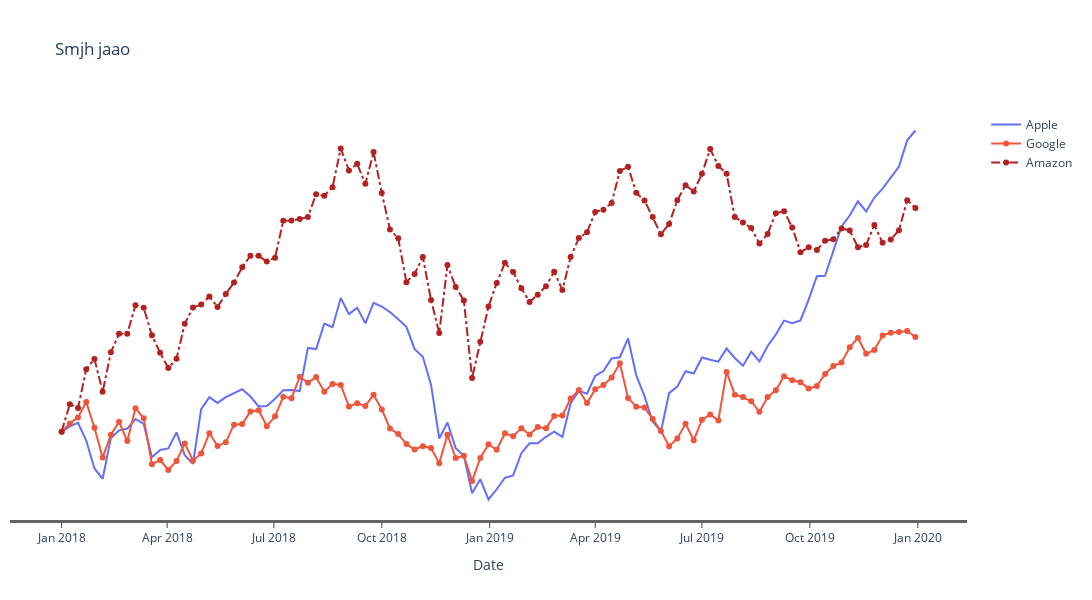

Notebook code for this chart:
### Code cell
fig = go.Figure()
fig.add_trace(go.Scatter(x = df_stocks.date, y = df_stocks.AAPL, mode = 'lines', name = "Apple"))
fig.add_trace(go.Scatter(x = df_stocks.date, y = df_stocks.GOOG, mode = 'lines+markers',
                         name = "Google"))
fig.add_trace(go.Scatter(x = df_stocks.date, y = df_stocks.AMZN, mode = 'lines+markers', 
                         name = "Amazon", line=dict(color = 'firebrick',width=2, dash = 'dashdot')))
fig.update_layout( width=1100, height = 600, title = "Smjh jaao", xaxis_title = "Date")
fig.update_layout(xaxis = dict(showline = True, showgrid = False, showticklabels = True, 
                               linecolor = 'rgb(100,100,100)', linewidth=3, ticks="outside"),
                 yaxis = dict(showgrid = False, showline = False, zeroline=False, showticklabels=False),
                 autosize = False,
                 margin=dict(autoexpand=False, l=10, r=125, t=110), showlegend=True, plot_bgcolor='white')

fig.show()
